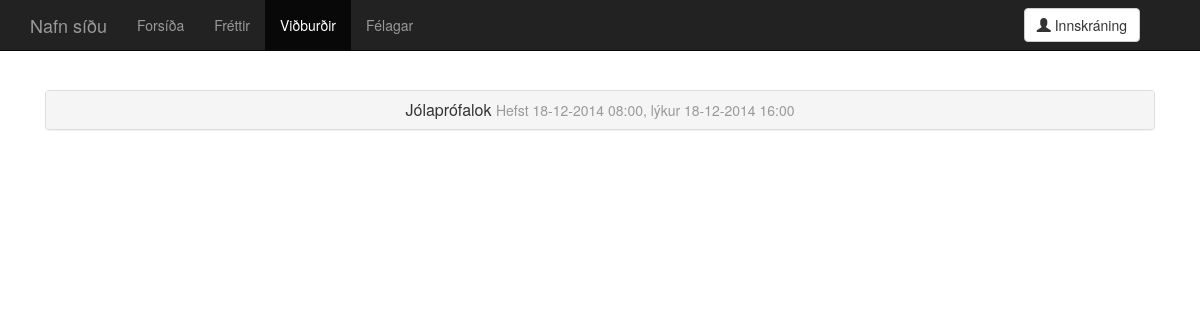
Screenshot of /events.php with the database file from the repository.
### tables this page shows
CREATE TABLE 'events' (
  'event_id' integer NOT NULL,
  'title' text,
  'start' integer,
  'end' integer,
  'registration_start' integer,
  'registration_end' integer,
  'description' text,
  'location' text,
  'seats' integer,
  'date_created' integer,
  'date_edited' integer,
  'creator' integer,
  'last_editor' integer,
  'open_mod_registration' integer,
  PRIMARY KEY ('event_id')
);

### events.php (the view, shortened to what this page needs)
<?php
require_once "php/head.php";
?>
<!DOCTYPE html>
<html lang="is">
  <head>
    <link href="dist/css/bootstrap.css" rel="stylesheet">
    <link href="css/main.css" rel="stylesheet">
  </head>
  <body>
<?php
require_once "parts/navbar.php";
?>
    <div class="container">
      <div class="starter-template">
 <?php
$temp_counter = 0;
$result = $db->query("SELECT event_id,title,start,end,registration_start,registration_end,description,location,seats,date_created,date_edited,creator,last_editor FROM events ORDER BY start DESC;");
foreach($result as $row_data) {
  $temp_counter++;
  $event_id = $row_data["event_id"];
  $title = $row_data["title"];
  $start = date("d-m-Y H:i", $row_data["start"]);
  $end = date("d-m-Y H:i", $row_data["end"]);
  $registration_start = date("d-m-Y H:i", $row_data["registration_start"]);
  $registration_end = date("d-m-Y H:i", $row_data["registration_end"]);
  $description = nl2br($row_data["description"]);
  $location = $row_data["location"];
  $seats = $row_data["seats"];
  $date_created = date("d-m-Y H:i",$row_data["date_created"]);
  $date_edited = date("d-m-Y H:i",$row_data["date_edited"]);
  $creator_id = $row_data["creator"];
  $editor_id = $row_data["last_editor"];
  $creator_statement = $db->prepare("SELECT name FROM users WHERE user_id = :user_id");
  $creator_statement->execute(array('user_id' => $creator_id));
  $creator_name_result = $creator_statement->fetchAll();
  $creator_name = $creator_name_result[0]["name"];
  $editor_statement = $db->prepare("SELECT name FROM users WHERE user_id = :user_id");
  $editor_statement->execute(array('user_id' => $editor_id));
  $editor_result = $editor_statement->fetchAll();
  if (isset($editor_result[0]["name"])) {
    $editor_name = $editor_result[0]["name"];
    $edited = "Síðast breytt $date_edited af $editor_name.";
  }
  else {
    $edited = "";
  }
  $changebutton = "";
  echo <<<_END
      <div class="panel-group" id="accordion">
        <div class="panel panel-default">
          <div class="panel-heading">
          <h3 class="panel-title">
            <a class="accordion-toggle" data-toggle="collapse" data-parent="#accordion" href="#collapse$temp_counter">
              $title <small>Hefst $start, lýkur $end</small>
            </a>
          </h3>
          </div>
          <div id="collapse$temp_counter" class="panel-collapse collapse">
            <div class="panel-body">
              <p>
              $description
              </p>
              <p>
              Staðsetning: $location.
              </p>
              <p>
              Skráning hefst $registration_start <br />
              Skráningu lýkur $registration_end
              </p>
              <p>
              Sætafjöldi: $seats
              </p>
              <p><a class="btn btn-default" href="event.php?id=$event_id">Fara í skráningarlista viðburðar &raquo;</a></p>
              <p><small>Skráð $date_created af $creator_name. $edited </small></p>
              $changebutton
            </div>
          </div>
        </div>
      </div>
_END;
}
?>
      </div>
    </div>
  </body>
</html>

### css/main.css (style rules this page uses)
body { padding-top: 50px; }
.starter-template { padding: 40px 15px; text-align: center; }

### rows the page displays
events: title "Jólaprófalok", start "18-12-2014 08:00", end "18-12-2014 16:00"

### other values shown
$website_name "Nafn síðu"
